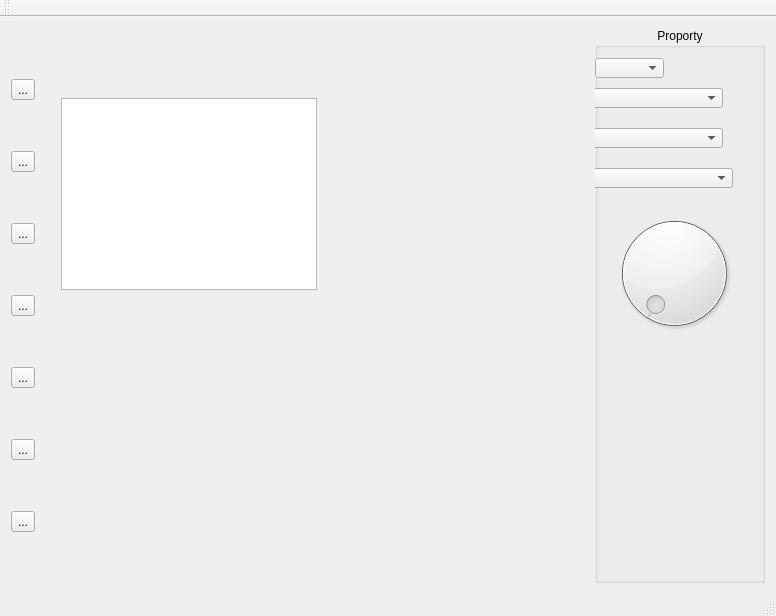
<?xml version="1.0" encoding="UTF-8"?>
<ui version="4.0">
 <class>MainWindow</class>
 <widget class="QMainWindow" name="MainWindow">
  <property name="geometry">
   <rect>
    <x>0</x>
    <y>0</y>
    <width>776</width>
    <height>616</height>
   </rect>
  </property>
  <property name="windowTitle">
   <string>MainWindow</string>
  </property>
  <widget class="QWidget" name="centralWidget">
   <property name="sizePolicy">
    <sizepolicy hsizetype="Preferred" vsizetype="Preferred">
     <horstretch>0</horstretch>
     <verstretch>0</verstretch>
    </sizepolicy>
   </property>
   <layout class="QVBoxLayout" name="verticalLayout">
    <item>
     <layout class="QHBoxLayout" name="horizontalLayout">
      <item>
       <layout class="QVBoxLayout" name="toolLayout">
        <property name="spacing">
         <number>0</number>
        </property>
        <property name="sizeConstraint">
         <enum>QLayout::SetNoConstraint</enum>
        </property>
        <item>
         <widget class="QToolButton" name="toolButton">
          <property name="text">
           <string>...</string>
          </property>
          <property name="icon">
           <iconset resource="icone.qrc">
            <normaloff>:/image/select.png</normaloff>:/image/select.png</iconset>
          </property>
          <property name="iconSize">
           <size>
            <width>40</width>
            <height>40</height>
           </size>
          </property>
          <property name="checkable">
           <bool>true</bool>
          </property>
          <property name="checked">
           <bool>false</bool>
          </property>
         </widget>
        </item>
        <item>
         <widget class="QToolButton" name="toolButton_2">
          <property name="text">
           <string>...</string>
          </property>
          <property name="icon">
           <iconset resource="icone.qrc">
            <normaloff>:/image/line.png</normaloff>:/image/line.png</iconset>
          </property>
          <property name="iconSize">
           <size>
            <width>40</width>
            <height>40</height>
           </size>
          </property>
         </widget>
        </item>
        <item>
         <widget class="QToolButton" name="toolButton_3">
          <property name="text">
           <string>...</string>
          </property>
          <property name="icon">
           <iconset resource="icone.qrc">
            <normaloff>:/image/polyline.ico</normaloff>:/image/polyline.ico</iconset>
          </property>
          <property name="iconSize">
           <size>
            <width>40</width>
            <height>40</height>
           </size>
          </property>
         </widget>
        </item>
        <item>
         <widget class="QToolButton" name="toolButton_8">
          <property name="text">
           <string>...</string>
          </property>
          <property name="icon">
           <iconset resource="icone.qrc">
            <normaloff>:/image/circle.png</normaloff>:/image/circle.png</iconset>
          </property>
          <property name="iconSize">
           <size>
            <width>40</width>
            <height>40</height>
           </size>
          </property>
         </widget>
        </item>
        <item>
         <widget class="QToolButton" name="toolButton_7">
          <property name="text">
           <string>...</string>
          </property>
          <property name="icon">
           <iconset resource="icone.qrc">
            <normaloff>:/image/ellipse.ico</normaloff>:/image/ellipse.ico</iconset>
          </property>
          <property name="iconSize">
           <size>
            <width>40</width>
            <height>40</height>
           </size>
          </property>
         </widget>
        </item>
        <item>
         <widget class="QToolButton" name="toolButton_9">
          <property name="text">
           <string>...</string>
          </property>
          <property name="icon">
           <iconset>
            <normaloff>image/square.png</normaloff>image/square.png</iconset>
          </property>
          <property name="iconSize">
           <size>
            <width>40</width>
            <height>40</height>
           </size>
          </property>
         </widget>
        </item>
        <item>
         <widget class="QToolButton" name="toolButton_6">
          <property name="text">
           <string>...</string>
          </property>
          <property name="icon">
           <iconset>
            <normaloff>image/rectangle.ico</normaloff>image/rectangle.ico</iconset>
          </property>
          <property name="iconSize">
           <size>
            <width>40</width>
            <height>40</height>
           </size>
          </property>
          <property name="popupMode">
           <enum>QToolButton::InstantPopup</enum>
          </property>
         </widget>
        </item>
       </layout>
      </item>
      <item>
       <widget class="QWidget" name="widget" native="true">
        <widget class="QListView" name="listView">
         <property name="geometry">
          <rect>
           <x>20</x>
           <y>70</y>
           <width>256</width>
           <height>192</height>
          </rect>
         </property>
         <property name="movement">
          <enum>QListView::Free</enum>
         </property>
        </widget>
       </widget>
      </item>
      <item>
       <widget class="QGroupBox" name="groupBox">
        <property name="sizePolicy">
         <sizepolicy hsizetype="Minimum" vsizetype="Minimum">
          <horstretch>0</horstretch>
          <verstretch>0</verstretch>
         </sizepolicy>
        </property>
        <property name="minimumSize">
         <size>
          <width>150</width>
          <height>0</height>
         </size>
        </property>
        <property name="maximumSize">
         <size>
          <width>170</width>
          <height>16777215</height>
         </size>
        </property>
        <property name="title">
         <string>Proporty</string>
        </property>
        <property name="alignment">
         <set>Qt::AlignHCenter|Qt::AlignTop</set>
        </property>
        <widget class="QComboBox" name="comboBox_2">
         <property name="geometry">
          <rect>
           <x>0</x>
           <y>30</y>
           <width>69</width>
           <height>20</height>
          </rect>
         </property>
         <property name="insertPolicy">
          <enum>QComboBox::InsertAtTop</enum>
         </property>
        </widget>
        <widget class="QComboBox" name="comboBox">
         <property name="geometry">
          <rect>
           <x>-30</x>
           <y>60</y>
           <width>158</width>
           <height>20</height>
          </rect>
         </property>
        </widget>
        <widget class="QComboBox" name="comboBox_4">
         <property name="geometry">
          <rect>
           <x>-30</x>
           <y>100</y>
           <width>158</width>
           <height>20</height>
          </rect>
         </property>
        </widget>
        <widget class="QComboBox" name="comboBox_3">
         <property name="geometry">
          <rect>
           <x>-20</x>
           <y>140</y>
           <width>158</width>
           <height>20</height>
          </rect>
         </property>
        </widget>
        <widget class="QDial" name="dial">
         <property name="geometry">
          <rect>
           <x>0</x>
           <y>180</y>
           <width>158</width>
           <height>130</height>
          </rect>
         </property>
        </widget>
       </widget>
      </item>
     </layout>
    </item>
   </layout>
  </widget>
  <widget class="QMenuBar" name="menuBar">
   <property name="geometry">
    <rect>
     <x>0</x>
     <y>0</y>
     <width>776</width>
     <height>20</height>
    </rect>
   </property>
  </widget>
  <widget class="QToolBar" name="mainToolBar">
   <attribute name="toolBarArea">
    <enum>TopToolBarArea</enum>
   </attribute>
   <attribute name="toolBarBreak">
    <bool>false</bool>
   </attribute>
  </widget>
  <widget class="QStatusBar" name="statusBar"/>
 </widget>
 <layoutdefault spacing="6" margin="11"/>
 <resources>
  <include location="icone.qrc"/>
 </resources>
 <connections/>
</ui>
